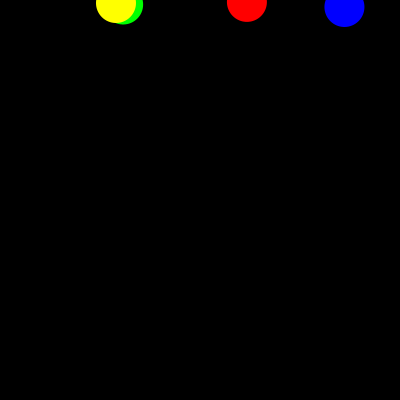
Frame 1 (no input)
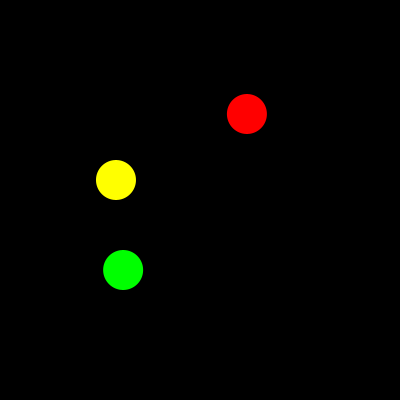
Frame 60 (the mouse pressed at the canvas centre just before this capture)
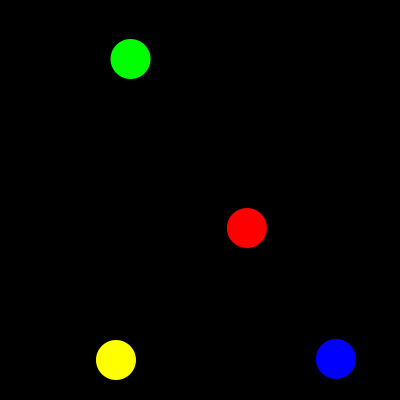
Frame 120 (the mouse held since frame 60 and released just before this capture)

The Processing sketch that drew these frames (run headless with seeded random() and noise(); from frame 60 on, the mouse is pressed at the canvas centre):

// Processing sketch: processing_141605
// ── processing_141605.pde

Dropper dropper1, dropper2, dropper3, dropper4;

void setup(){
  size(400,400);
  background(0);
  smooth();
  
  dropper1 = new Dropper(1.9);
  dropper2 = new Dropper(4.5);
  dropper3 = new Dropper(7);
  dropper4 = new Dropper(3);
}

void draw(){
  background(0);
  
  dropper1.update();
  dropper1.display(1);

  dropper2.update();
  dropper2.display(2);
  
  dropper3.update();
  dropper3.display(3);

  dropper4.update();
  dropper4.display(4);

}
class Dropper {
  
  float posx, posy;
  float radius = 40;
  float fallspeed;
  
  //Two inputs for Dropper: color, and fallspeed.
  Dropper(float speed) {

    //object appears on top page within a margin
    posx = random(radius, width-radius); 
    posy = 0;
    fallspeed = speed;
  }
  
  void update() {
    
    posy += fallspeed;
    
    if(posy >= height+radius){ //When Dropper hits bottom of page...
//    score -= 1; //Add one point
    posy = 0 - radius; //Reset Dropper
    posx = random(10, width-10); 
    }
  }
  
  void display(int dropperColor) {
  
    if(dropperColor == 1){ //1 = RED
      fill(255,0,0);}
    if(dropperColor == 2){ //2 = GREEN
      fill(0,255,0);}
    if(dropperColor == 3){ //3 = BLUE
      fill(0,0,255);}
    if(dropperColor == 4){ //4 = YELLOW
      fill(255,255,0);}
  
    noStroke();
    ellipse(posx,posy,radius,radius);
  }
}
  
